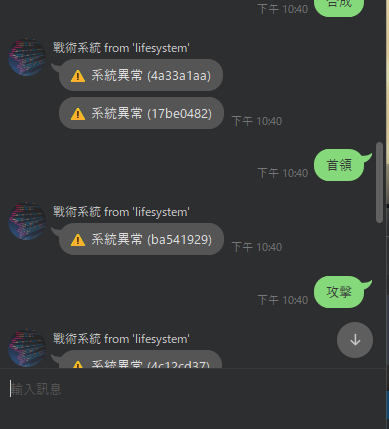
#> input picture current_error.png, 389 x 429 px; its folder holds only this picture in this run
$ python resize_image.py ../../current_error.png
#> lines starting #> are read from the running program, lines starting #| are printed output that depends on the picture
from PIL import Image
import sys
import glob


def resize_images(pattern, width=2500, height=1686):
#> called with pattern = '../../current_error.png', width = 2500, height = 1686
    files = glob.glob(pattern)
    if not files:
        print(f"No files found for {pattern}")
        return

    for f in files:
        try:
            img = Image.open(f)
#> img is the input picture: PIL image 389x429 RGBA; mean R, G, B, A 55.1, 57.6, 57.2, 255
            # Resize
            img = img.resize((width, height), Image.Resampling.LANCZOS)
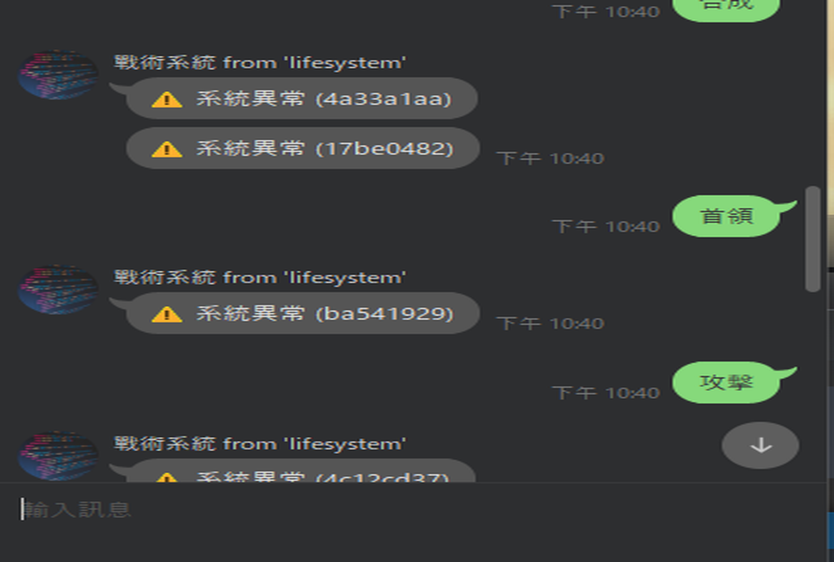
#> img: PIL image 2500x1686 RGBA (shown at 1/3 size); mean R, G, B, A 55.1, 57.6, 57.2, 255
            # Convert to RGB (remove alpha)
            rgb_img = img.convert("RGB")
            # Save as JPEG with quality control
            new_filename = f.rsplit(".", 1)[0] + ".jpg"
            rgb_img.save(new_filename, "JPEG", optimize=True, quality=70)
            print(f"✅ Resized & Compressed {f} -> {new_filename}")
        except Exception as e:
            print(f"❌ Failed to resize {f}: {e}")


if __name__ == "__main__":
    import sys

    # Pattern
    pattern = sys.argv[1]
    resize_images(pattern)
